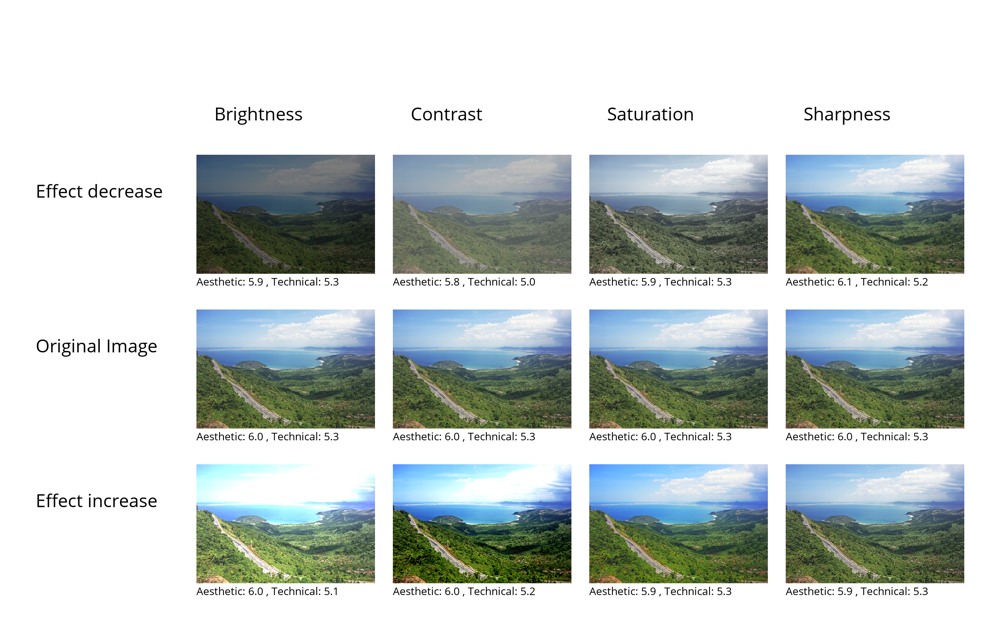
#> input picture phototuner-experiments/out/effect_gallery/0.png, 1000 x 619 px, given as the content of the folder images, which was not available
$ python collater.py
#> lines starting #> are read from the running program, lines starting #| are printed output that depends on the picture; pictures that were not available may be replaced by others from this repository, and a replacement may not be noted
# Show all effects on multiple instances of single images
#
#    effect -    |    effect -    |    effect -    |    effect -    |    effect -    |
# original image | original image | original image | original image | original image |
#    effect +    |    effect +    |    effect +    |    effect +    |    effect +    |
#
# repeat for multiple images

#
#
#

# Show crop effect worst | original | best vertically for multiple images

# Show all effects worst | original | best vertically for multiple images
import glob
import json
import os
import sys
import numpy as np

import requests
from PIL import Image, ImageEnhance, ImageFont, ImageDraw


def _get_image_paths(images_dir):
    extensions = ["jpg", "jpeg", "png", "gif"]
    image_files = []
    for ext in extensions:
        image_files.extend(glob.glob(os.path.join(images_dir, "*." + ext)))
    return image_files


def _brightness(effect_direction, image):
    converter = ImageEnhance.Brightness(image)

    if effect_direction is "decrease":
        return converter.enhance(0.5)

    return converter.enhance(1.5)


def _contrast(effect_direction, image):
    converter = ImageEnhance.Contrast(image)

    if effect_direction is "decrease":
        return converter.enhance(0.5)

    return converter.enhance(1.5)


def _saturation(effect_direction, image):
    converter = ImageEnhance.Color(image)

    if effect_direction is "decrease":
        return converter.enhance(0.5)

    return converter.enhance(1.5)


def _sharpness(effect_direction, image):
    converter = ImageEnhance.Sharpness(image)

    if effect_direction is "decrease":
        return converter.enhance(0.01)

    return converter.enhance(1.8)


def _get_image_score(image, model_url):
    image.resize((224, 224))
    encoded_image = np.asarray(image).tolist()
    body = {"instances": [encoded_image]}
    body = json.dumps(body)

    headers = {"content-type": "application/json"}
    json_response = requests.post(model_url, data=body, headers=headers,).json()

    predictions_list = json_response["predictions"][0]

    total = 0
    for idx, pred_val in enumerate(predictions_list):
        total += pred_val * (idx + 1)

    return round(total, 1)


def _get_image_scores(image):
    print("Getting scores...")
    aesthetic_url = "http://0.0.0.0:59101/v1/models/nima-mobilenet-aesthetic:predict"
    technical_url = "http://0.0.0.0:59101/v1/models/nima-mobilenet-technical:predict"
    print("\tDone.")

    return (
        str(_get_image_score(image, aesthetic_url)),
        str(_get_image_score(image, technical_url)),
    )


def _create_effect_collages(images):
    image_resize = (500, 500)
    image_padding = (50, 100)
    transformations = {
        "brightness": _brightness,
        "contrast": _contrast,
        "saturation": _saturation,
        "sharpness": _sharpness,
    }
    transformation_keys = ["brightness", "contrast", "saturation", "sharpness"]
    effects = ["decrease", "increase"]
    effected_images = []
    for image_path in images:
        print("Processing <{}> for all effects.".format(image_path))
        original_image = Image.open(image_path)
#> original_image is the input picture: PIL image 1000x619 RGB; mean R, G, B 195.9, 203.8, 201.7
        original_image.thumbnail(image_resize)
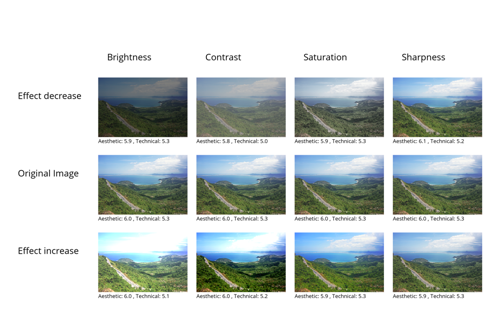
#> original_image: PIL image 500x310 RGB; mean R, G, B 195.7, 203.7, 201.6
        image_transformed = []
        for transformation_key in transformation_keys:
            print("\t<{}>".format(transformation_key))
            transformed_images = [
                transformations[transformation_key](
                    effect_direction, original_image.copy()
                )
                for effect_direction in effects
            ]
            transformed_images.insert(1, original_image.copy())
            image_transformed.append(transformed_images)
#> after the loop, image_transformed = 4 items
        effected_images.append(image_transformed)

    image_collages = []
    print("Creating image collages")
    for effected_image_set in effected_images:
        original_image_size = effected_image_set[0][1].size
        new_collage_size = (
            (original_image_size[0] * (len(effected_image_set) + 1))
            + ((len(effected_image_set) + 1) * image_padding[0])
            + image_padding[0],
            (original_image_size[1] * (len(effected_image_set[0]) + 1))
            + ((len(effected_image_set[0]) + 1) * image_padding[1]),
        )
        collage = Image.new("RGB", new_collage_size, (255, 255, 255))

        for idx_x, effected_image in enumerate(effected_image_set):
            for idx_y, image in enumerate(effected_image):
                position = (
                    ((idx_x + 1) * image_padding[0])
                    + ((idx_x + 1) * original_image_size[0]),
                    ((idx_y + 1) * image_padding[1])
                    + ((idx_y + 1) * original_image_size[1]),
                )
                collage.paste(image, position)

                aesthetic_score, technical_score = _get_image_scores(image.copy())
                font = ImageFont.truetype(
                    os.path.join("fonts", "open-sans", "OpenSans-Regular.ttf"), 30
                )
                draw = ImageDraw.Draw(collage)
                draw.text(
                    (
                        ((idx_x + 1) * original_image_size[0])
                        + ((idx_x + 1) * image_padding[0]),
                        ((idx_y + 2) * original_image_size[1])
                        + ((idx_y + 1) * image_padding[1]),
                    ),
                    "Aesthetic: "
                    + aesthetic_score
                    + " , Technical: "
                    + technical_score,
                    (0, 0, 0),
                    font=font,
                )

        # Add the text
        font = ImageFont.truetype(
            os.path.join("fonts", "open-sans", "OpenSans-Regular.ttf"), 50
        )
        draw = ImageDraw.Draw(collage)

        for idx, effect_direction in enumerate(
            ["Effect decrease", "Original Image", "Effect increase"]
        ):
            draw.text(
                (
                    100,
                    (original_image_size[1] * (idx + 2))
                    - (original_image_size[1] / 2.0)
                    + (image_padding[1] * idx),
                ),
                effect_direction,
                (0, 0, 0),
                font=font,
            )

        for idx, effect_key in enumerate(transformation_keys):
            draw.text(
                (
                    (
                        image_padding[0] * (idx + 2)
                        + (original_image_size[0] * (idx + 1))
                    ),
                    original_image_size[1] - (image_padding[1] / 2.0),
                ),
                effect_key.capitalize(),
                (0, 0, 0),
                font=font,
            )

        collage.thumbnail((1000, 1000))
        image_collages.append(collage)
#> this loop made 1 pass
#> (original_image_size, new_collage_size) on pass 1: ((500, 310), (2800, 1640))
#> (printed output is left out)
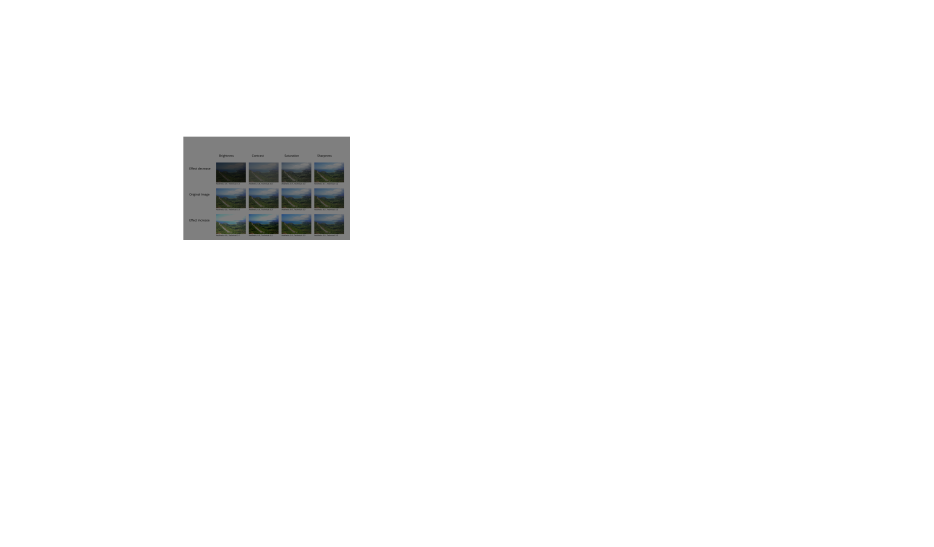
#> collage: PIL image 2800x1640 RGB (shown at 1/3 size); mean R, G, B 249.7, 249.8, 249.8
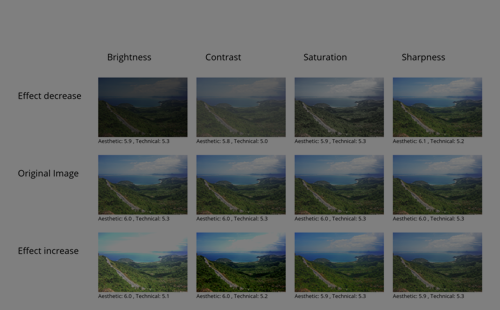
#> image: PIL image 500x310 RGB; mean R, G, B 97.5, 101.4, 100.4
#> after the loop, image_collages = []
    return image_collages


# [189 lines left out: functions _create_crop_collages, _do_crop, _place_cropped_image, not called in this run]


def _main():
    out_dir = "out"
    gallery_dir = "effect_gallery"
    crop_dir = "crop_effect"
    all_effect_dir = "all_effect"
    images_dir = "in"
    images_dir = "images"

    images = _get_image_paths(images_dir)

    all_effect_collages = _create_effect_collages(images)
    for idx, collage in enumerate(all_effect_collages):
        collage.save(os.path.join(out_dir, gallery_dir, str(idx) + ".png"))

    crop_collages = _create_crop_collages(images)
    for idx, collage in enumerate(crop_collages):
        collage.save(os.path.join(out_dir, crop_dir, str(idx) + ".png"))


if __name__ == "__main__":
    _main()
#> (the call stopped at in _get_image_score, `json_response = requests.post(model_url, data=body, headers=headers,)...`: requests is not available in this run)
